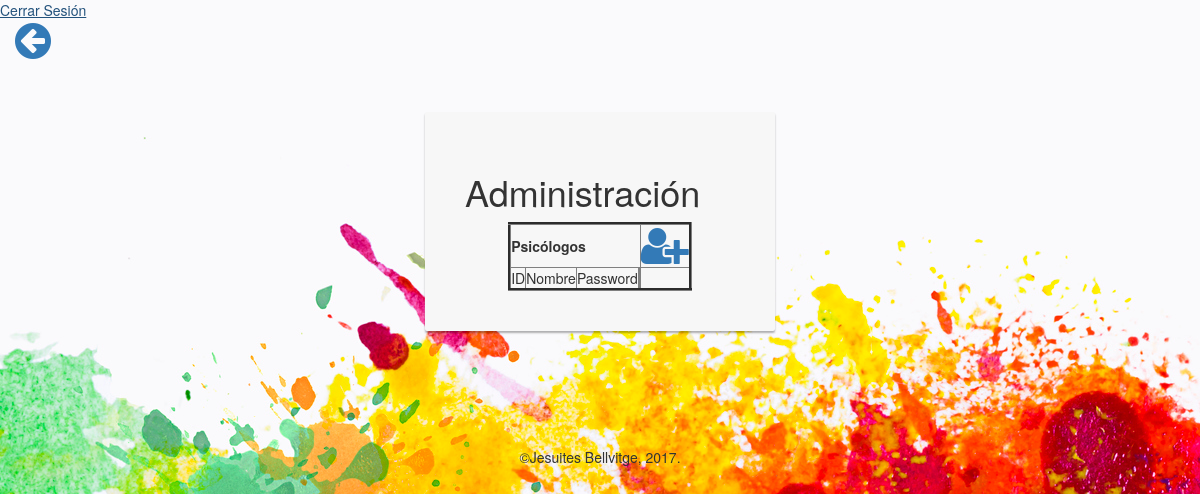
Page /administrador.php on the earlier database version.
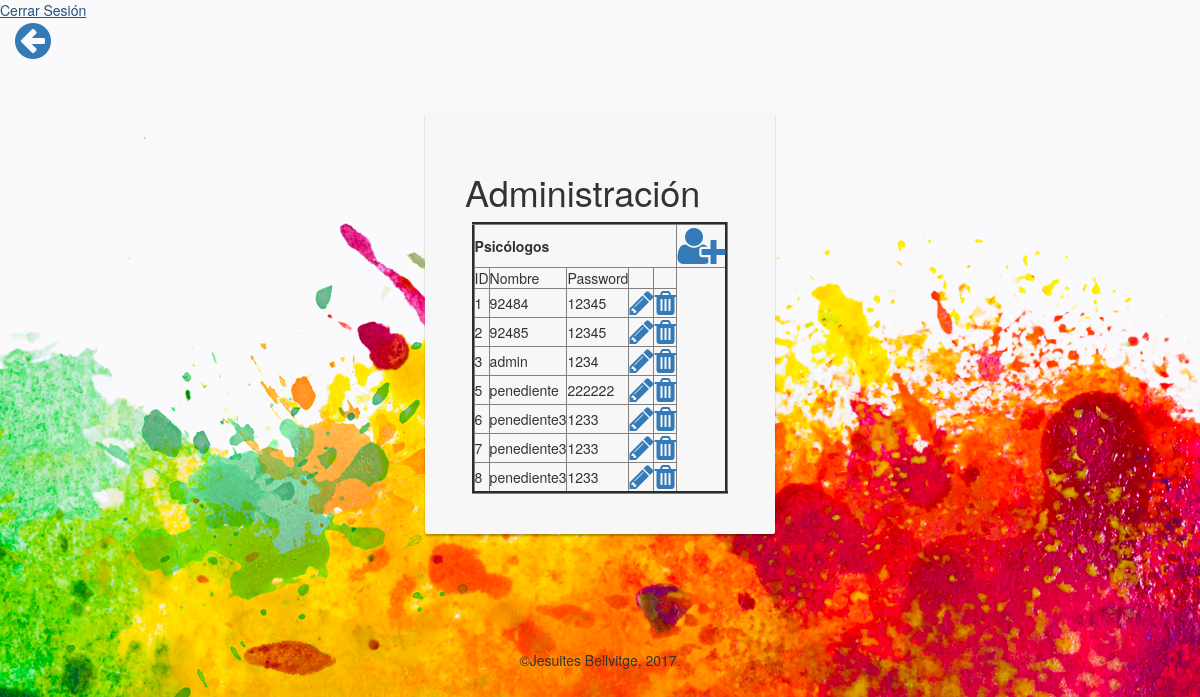
Same page on the later database version.
### tables this page shows
CREATE TABLE `tbl_user` (
  `user_id` int(11) NOT NULL,
  `user_matricula` varchar(40) NOT NULL,
  `user_pwd` varchar(16) NOT NULL
);

### administrador.php (the view, shortened to what this page needs)
<!DOCTYPE html>
<html>
<head>
	<link rel="stylesheet" type="text/css" href="assets/css/bootstrap/bootstrap.min.css">
	<link rel="stylesheet" href="assets/css/login.css" />
	<link rel='stylesheet prefetch' href='http://maxcdn.bootstrapcdn.com/font-awesome/4.3.0/css/font-awesome.min.css'>
</head>
<body background="IMG/login.jpg">
<?php
	echo "<a href='cerrar_sesion.php'> Cerrar Sesión</a></br>";
?>
<div class="container">
<div class="row">
   <div class=""><a href='index.php'><i class='fa fa-arrow-circle-left fa-3x' aria-hidden='true' title='Atrás'></i></a></br></div>
</div>
<div class="card card-container">
    <h1>Administración</h1>
<center>
	<table border="3">
		<thead>
		<tr>
			<th colspan="5">Psicólogos</th><td><a href="new.psi.php"><i class="fa fa-user-plus fa-3x" aria-hidden="true" title="Nuevo Psicólogo"></i></a></td>
		</tr>
		</thead>
		<tbody>
			<tr>
				<td>ID</td>
				<td>Nombre</td>
				<td>Password</td>
				<td></td>
				<td></td>
			</tr>
			<?php
			include("conexion.proc.php");
			$query="SELECT * FROM tbl_user";
			$resultado=$conexion->query($query);
			while($row=$resultado-> fetch_assoc()){
			?>
			<tr>
			<td><?php echo $row['user_id']; ?></td>
			<td><?php echo $row['user_matricula']; ?></td>
			<td><?php echo $row['user_pwd']; ?></td>
			<?php $user_id=$row['user_id']; ?>
			<td><a href="modificar.psi.php?user_id=<?php echo $row; ?>"><i class="fa fa-pencil fa-2x" aria-hidden="true" title="Modificar"></i></a></td>
			<td><a href="eliminar.psi.php?user_id=<?php echo $user_id; ?>"><i class="fa fa-trash fa-2x" aria-hidden="true" title="Eliminar"></i></a></td>
			</tr>
			<?php
			}
			?>
		</tbody>
	</table>
</center>
        </div>
    </div>
<?php
include("footer.php");
?>
</body>
</html>

### footer.php
	<footer id="footer">
	<p class="copyright">&copy;Jesuites Bellvitge, 2017.</p>
	</footer>
	</body>
</html>

### assets/css/login.css (style rules this page uses)
body, html { height: 100%; background-repeat: no-repeat; }
.card-container.card { max-width: 350px; padding: 40px 40px; }
.card { background-color: #F7F7F7; padding: 20px 25px 30px; margin: 0 auto 25px; margin-top: 50px; -moz-border-radius: 2px; -webkit-border-radius: 2px; border-radius: 2px; -moz-box-shadow: 0px 2px 2px rgba(0, 0, 0, 0.3); -webkit-box-shadow: 0px 2px 2px rgba(0, 0, 0, 0.3); box-shadow: 0px 2px 2px rgba(0, 0, 0, 0.3); }
#footer { display: -moz-flex; display: -webkit-flex; display: -ms-flex; display: flex; -moz-flex-wrap: wrap; -webkit-flex-wrap: wrap; -ms-flex-wrap: wrap; flex-wrap: wrap; padding: 0em 0em 0em 0em ; width: calc(100% + 0em); margin: 0 0 0em ; }
#footer > * { width: calc(50% - 2em); margin-left: 2em; }
#footer .copyright { width: 100%; margin: 2.5em 0 2em 0; font-size: 1em; text-align: center; }
@media screen and (max-width: 1280px) { #footer { padding: 4em 4em 2em 4em ; } }

Differences in the rows shown:
added tbl_user: user_id "1", user_matricula "92484", user_pwd "12345"
added tbl_user: user_id "2", user_matricula "92485", user_pwd "12345"
added tbl_user: user_id "3", user_matricula "admin", user_pwd "1234"
added tbl_user: user_id "5", user_matricula "penediente", user_pwd "222222"
added tbl_user: user_id "6", user_matricula "penediente3", user_pwd "1233"
added tbl_user: user_id "7", user_matricula "penediente3", user_pwd "1233"
added tbl_user: user_id "8", user_matricula "penediente3", user_pwd "1233"
